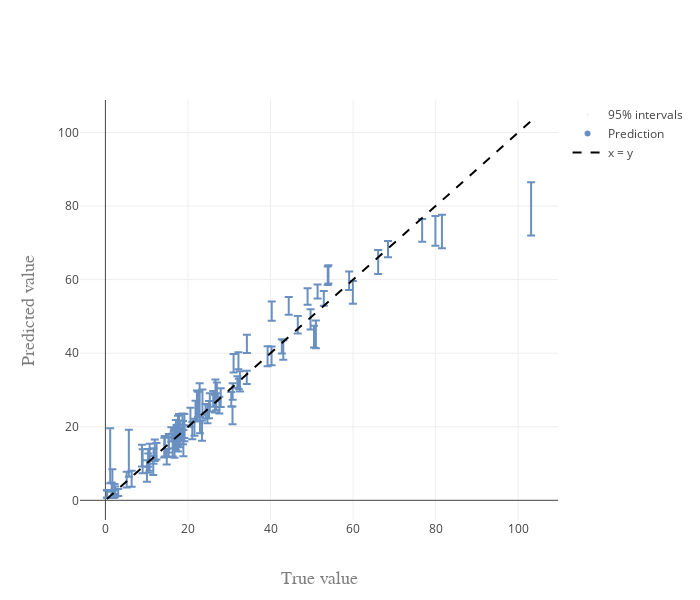

The code cell stored with this chart in its notebook:
### Code cell
fig = pred_vs_error_perc(mean, lower, upper, y_test, 95)
pltlyoff.iplot(fig, filename='')
